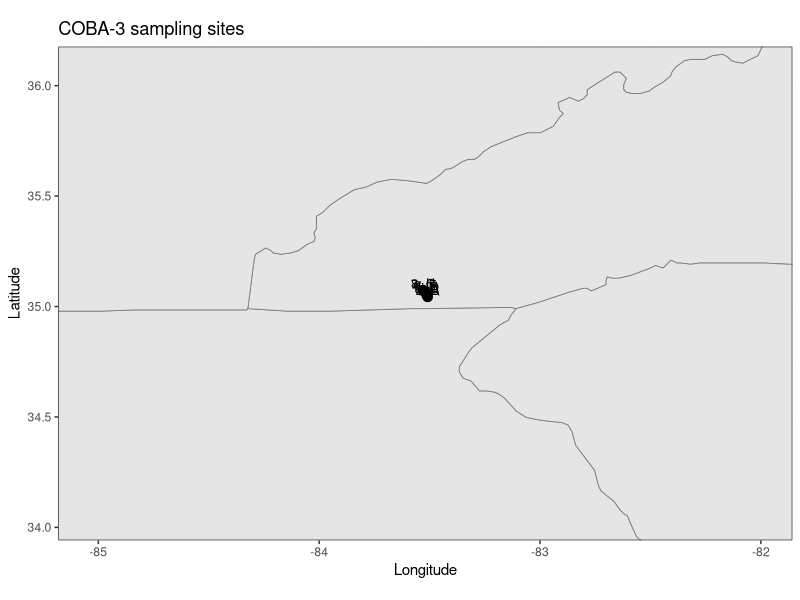
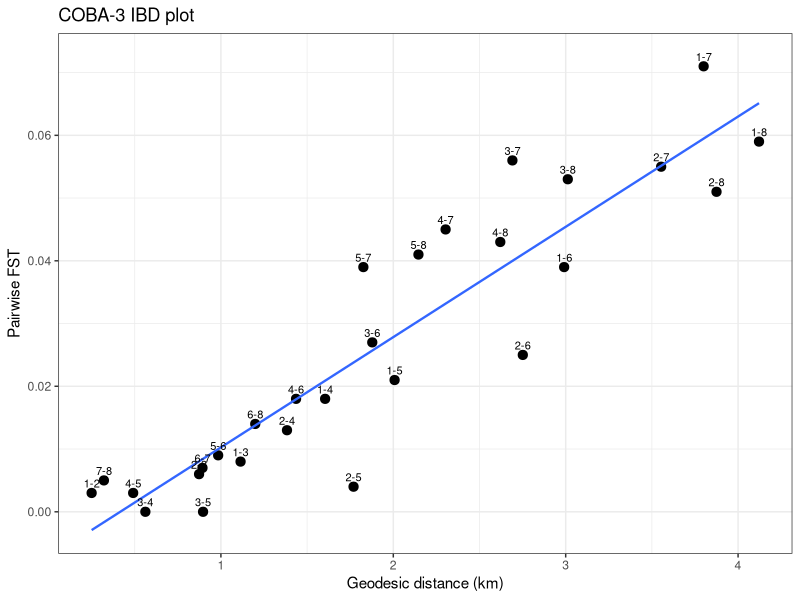

Recreate these plots in R, in order. (Note: this script raises an error after producing the figures.)
# ============================================================
# COBA-3 — Cottus bairdi (Mottled sculpin)
# Lamphere & Blum 2012, Ecology of Freshwater Fish 21:75–86
#
# Objective 2 extraction workflow
# - pairwise FST from Table 2 (top matrix; sites A–H)
# - site coordinates from Table 1
# - 8 sites spanning 5.6 km in the Nantahala River, NC
# ============================================================

# -----------------------------
# 0) libraries
# -----------------------------
library(dplyr)
library(ggplot2)
library(maps)
library(geosphere)

# -----------------------------
# 1) setup
# -----------------------------
study_code <- "COBA-3"

base_dir <- "/Users/johnmccall/Library/CloudStorage/OneDrive-TheOhioStateUniversity/Spring_2026/Landgen_DGS/DGS-Patterns-of-Fish-Diversity/DGS-Patterns-of-Fish-Diversity/Objective 2/Data"
study_dir <- file.path(base_dir, study_code)
out_dir   <- file.path(study_dir, "data")

if (!dir.exists(study_dir)) dir.create(study_dir, recursive = TRUE)
if (!dir.exists(out_dir)) dir.create(out_dir, recursive = TRUE)

# -----------------------------
# 2) site key
# Table 1 / Fig. 1 order
# -----------------------------
site_key <- data.frame(
  site = 1:8,
  site_code = LETTERS[1:8],
  site_name = paste("Site", LETTERS[1:8]),
  stringsAsFactors = FALSE
)

# -----------------------------
# 3) site coordinates
# transcribed from Table 1
# original format in paper: latitude (W), longitude (N)
# interpreted conventionally here as:
#   lat = N
#   lon = W
# DMS converted to decimal degrees
# -----------------------------
COBA_3_coords <- data.frame(
  site = 1:8,
  lat = c(
    35.0428333,  # A 35 02 34.20 N
    35.0445972,  # B 35 02 40.55 N
    35.0519500,  # C 35 03 07.22 N
    35.0569000,  # D 35 03 24.84 N
    35.0596056,  # E 35 03 34.58 N
    35.0676778,  # F 35 04 03.64 N
    35.0727472,  # G 35 04 21.89 N
    35.0752417   # H 35 04 30.87 N
  ),
  lon = c(
    -83.5084083, # A 83 30 30.27 W
    -83.5101083, # B 83 30 36.39 W
    -83.5134500, # C 83 30 48.42 W
    -83.5122472, # D 83 30 44.09 W
    -83.5165028, # E 83 30 59.41 W
    -83.5209056, # F 83 31 15.26 W
    -83.5285028, # G 83 31 42.61 W
    -83.5302778  # H 83 31 49.00 W
  )
)

# standard Objective 2 format
COBA_3_coords <- COBA_3_coords[, c("site", "lat", "lon")]

# -----------------------------
# 4) pairwise FST matrix
# from Table 2 (top matrix), sites A–H
# values reported below diagonal in the paper
# -----------------------------
COBA_3_fst <- matrix(
  c(
    0.000, 0.003, 0.008, 0.018, 0.021, 0.039, 0.071, 0.059,
    0.003, 0.000, 0.006, 0.013, 0.004, 0.025, 0.055, 0.051,
    0.008, 0.006, 0.000, 0.000, 0.000, 0.027, 0.056, 0.053,
    0.018, 0.013, 0.000, 0.000, 0.003, 0.018, 0.045, 0.043,
    0.021, 0.004, 0.000, 0.003, 0.000, 0.009, 0.039, 0.041,
    0.039, 0.025, 0.027, 0.018, 0.009, 0.000, 0.007, 0.014,
    0.071, 0.055, 0.056, 0.045, 0.039, 0.007, 0.000, 0.005,
    0.059, 0.051, 0.053, 0.043, 0.041, 0.014, 0.005, 0.000
  ),
  nrow = 8,
  byrow = TRUE
)

rownames(COBA_3_fst) <- COBA_3_coords$site
colnames(COBA_3_fst) <- COBA_3_coords$site

# workflow rules
diag(COBA_3_fst) <- 0
COBA_3_fst[COBA_3_fst < 0] <- 0

# -----------------------------
# 5) sanity checks
# -----------------------------
stopifnot(isSymmetric(COBA_3_fst))
stopifnot(identical(rownames(COBA_3_fst), as.character(COBA_3_coords$site)))
stopifnot(identical(colnames(COBA_3_fst), as.character(COBA_3_coords$site)))

print(site_key)
print(COBA_3_coords)
print(round(COBA_3_fst, 3))

# -----------------------------
# 6) map
# include US + Canada
# zoom to site extent
# plot only; do not save
# -----------------------------
us_map <- map_data("state")
can_map <- map_data("world") %>%
  filter(region == "Canada")

map_df <- COBA_3_coords %>%
  left_join(site_key, by = "site")

xpad <- 1.5
ypad <- 1.0

xlim_map <- range(map_df$lon) + c(-xpad, xpad)
ylim_map <- range(map_df$lat) + c(-ypad, ypad)

ggplot() +
  geom_polygon(
    data = can_map,
    aes(x = long, y = lat, group = group),
    fill = "grey95", color = "grey60", linewidth = 0.3
  ) +
  geom_polygon(
    data = us_map,
    aes(x = long, y = lat, group = group),
    fill = "grey90", color = "grey50", linewidth = 0.3
  ) +
  geom_point(
    data = map_df,
    aes(x = lon, y = lat),
    size = 2.8
  ) +
  geom_text(
    data = map_df,
    aes(x = lon, y = lat, label = paste0(site, ": ", site_code)),
    nudge_y = 0.03,
    size = 3.2
  ) +
  coord_fixed(
    xlim = xlim_map,
    ylim = ylim_map
  ) +
  theme_bw() +
  labs(
    title = "COBA-3 sampling sites",
    x = "Longitude",
    y = "Latitude"
  )

# -----------------------------
# 7) IBD plot
# using geodesic distance among site central localities
# plot only; do not save
# -----------------------------
coord_mat <- as.matrix(COBA_3_coords[, c("lon", "lat")])
geo_dist_km <- geosphere::distm(coord_mat, fun = geosphere::distHaversine) / 1000

ibd_df <- data.frame(
  site1 = character(),
  site2 = character(),
  distance_km = numeric(),
  fst = numeric(),
  stringsAsFactors = FALSE
)

for (i in 1:(nrow(COBA_3_fst) - 1)) {
  for (j in (i + 1):ncol(COBA_3_fst)) {
    ibd_df <- rbind(
      ibd_df,
      data.frame(
        site1 = rownames(COBA_3_fst)[i],
        site2 = colnames(COBA_3_fst)[j],
        distance_km = geo_dist_km[i, j],
        fst = COBA_3_fst[i, j],
        stringsAsFactors = FALSE
      )
    )
  }
}

print(ibd_df)

ggplot(ibd_df, aes(x = distance_km, y = fst)) +
  geom_point(size = 2.8) +
  geom_smooth(method = "lm", se = FALSE, linewidth = 0.8) +
  geom_text(
    aes(label = paste0(site1, "-", site2)),
    nudge_y = 0.0015,
    size = 2.8
  ) +
  theme_bw() +
  labs(
    title = "COBA-3 IBD plot",
    x = "Geodesic distance (km)",
    y = "Pairwise FST"
  )

# -----------------------------
# 8) assign and save
# -----------------------------
obj_prefix <- gsub("-", "_", study_code)
fst_name <- paste0(obj_prefix, "_fst")
coords_name <- paste0(obj_prefix, "_coords")

assign(fst_name, COBA_3_fst, envir = .GlobalEnv)
assign(coords_name, COBA_3_coords, envir = .GlobalEnv)

save(
  list = c(fst_name, coords_name),
  file = file.path(out_dir, paste0(study_code, ".RData"))
)

# -----------------------------
# 9) optional reload check
# -----------------------------
# load(file.path(out_dir, paste0(study_code, ".RData")))
# ls(pattern = "COBA_3")
